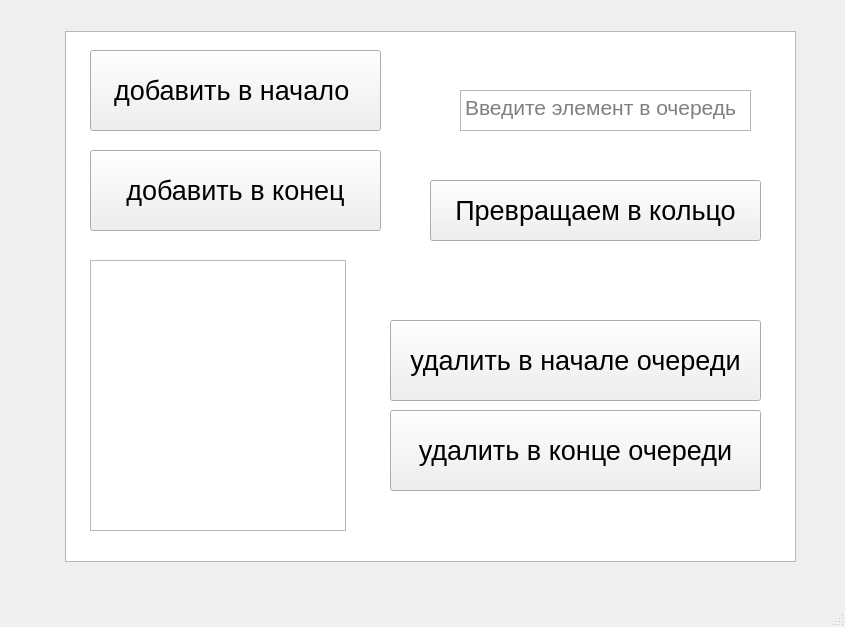
<?xml version="1.0" encoding="UTF-8"?>
<ui version="4.0">
 <class>MainWindow</class>
 <widget class="QMainWindow" name="MainWindow">
  <property name="geometry">
   <rect>
    <x>0</x>
    <y>0</y>
    <width>845</width>
    <height>627</height>
   </rect>
  </property>
  <property name="windowTitle">
   <string>MainWindow</string>
  </property>
  <widget class="QWidget" name="centralwidget">
   <widget class="QPushButton" name="EnqueueFrontButton">
    <property name="geometry">
     <rect>
      <x>90</x>
      <y>50</y>
      <width>291</width>
      <height>81</height>
     </rect>
    </property>
    <property name="font">
     <font>
      <pointsize>20</pointsize>
     </font>
    </property>
    <property name="text">
     <string>добавить в начало </string>
    </property>
   </widget>
   <widget class="QPushButton" name="DequeueFrontButton">
    <property name="geometry">
     <rect>
      <x>390</x>
      <y>320</y>
      <width>371</width>
      <height>81</height>
     </rect>
    </property>
    <property name="font">
     <font>
      <pointsize>20</pointsize>
     </font>
    </property>
    <property name="layoutDirection">
     <enum>Qt::RightToLeft</enum>
    </property>
    <property name="text">
     <string>удалить в начале очереди</string>
    </property>
   </widget>
   <widget class="QListWidget" name="queueListWidget">
    <property name="geometry">
     <rect>
      <x>90</x>
      <y>260</y>
      <width>256</width>
      <height>271</height>
     </rect>
    </property>
   </widget>
   <widget class="QTextEdit" name="inputTextEdit">
    <property name="geometry">
     <rect>
      <x>460</x>
      <y>90</y>
      <width>291</width>
      <height>41</height>
     </rect>
    </property>
    <property name="font">
     <font>
      <pointsize>16</pointsize>
     </font>
    </property>
    <property name="documentTitle">
     <string/>
    </property>
    <property name="placeholderText">
     <string>Введите элемент в очередь</string>
    </property>
   </widget>
   <widget class="QListWidget" name="listWidget">
    <property name="geometry">
     <rect>
      <x>65</x>
      <y>31</y>
      <width>731</width>
      <height>531</height>
     </rect>
    </property>
   </widget>
   <widget class="QPushButton" name="ConvertToCircularButton">
    <property name="geometry">
     <rect>
      <x>430</x>
      <y>180</y>
      <width>331</width>
      <height>61</height>
     </rect>
    </property>
    <property name="font">
     <font>
      <pointsize>20</pointsize>
     </font>
    </property>
    <property name="text">
     <string>Превращаем в кольцо</string>
    </property>
   </widget>
   <widget class="QPushButton" name="EnqueueBackButton">
    <property name="geometry">
     <rect>
      <x>90</x>
      <y>150</y>
      <width>291</width>
      <height>81</height>
     </rect>
    </property>
    <property name="font">
     <font>
      <pointsize>20</pointsize>
     </font>
    </property>
    <property name="text">
     <string>добавить в конец</string>
    </property>
   </widget>
   <widget class="QPushButton" name="DequeueBackButton">
    <property name="geometry">
     <rect>
      <x>390</x>
      <y>410</y>
      <width>371</width>
      <height>81</height>
     </rect>
    </property>
    <property name="font">
     <font>
      <pointsize>20</pointsize>
     </font>
    </property>
    <property name="layoutDirection">
     <enum>Qt::RightToLeft</enum>
    </property>
    <property name="text">
     <string>удалить в конце очереди</string>
    </property>
   </widget>
   <zorder>listWidget</zorder>
   <zorder>EnqueueFrontButton</zorder>
   <zorder>DequeueFrontButton</zorder>
   <zorder>queueListWidget</zorder>
   <zorder>inputTextEdit</zorder>
   <zorder>ConvertToCircularButton</zorder>
   <zorder>EnqueueBackButton</zorder>
   <zorder>DequeueBackButton</zorder>
  </widget>
  <widget class="QMenuBar" name="menubar">
   <property name="geometry">
    <rect>
     <x>0</x>
     <y>0</y>
     <width>845</width>
     <height>22</height>
    </rect>
   </property>
  </widget>
  <widget class="QStatusBar" name="statusbar"/>
 </widget>
 <resources/>
 <connections/>
</ui>
